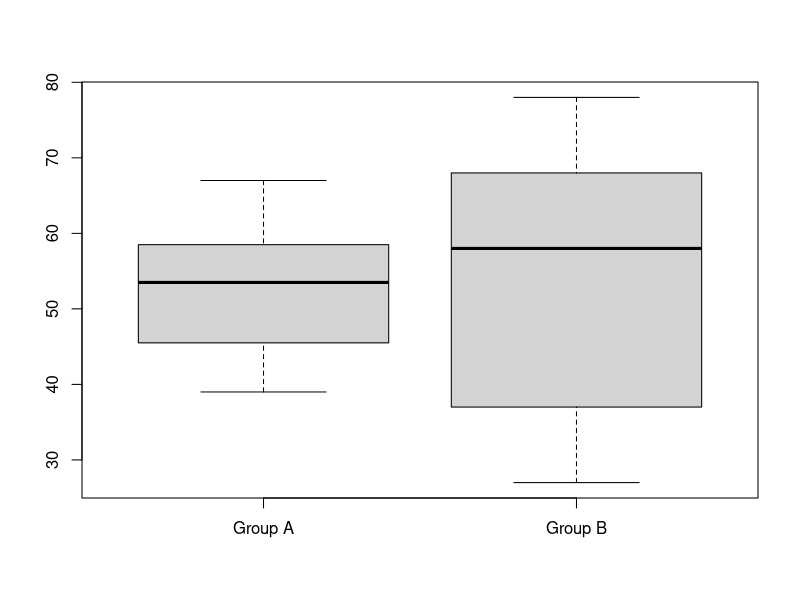

Source code (R):
# solution for exercise 12 of ficha tp 1

data <- read.csv("DadosFolha1.csv", na.strings = "")
a <- data$Ex17A
a <- a[!is.na(a)]

b <- data$Ex17B
b <- b[!is.na(b)]

par(mfrow = c(1,1))

#boxplot
boxplot(a, b, names=c("Group A","Group B"))

med_a <- median(a)
med_b <- median(b)
